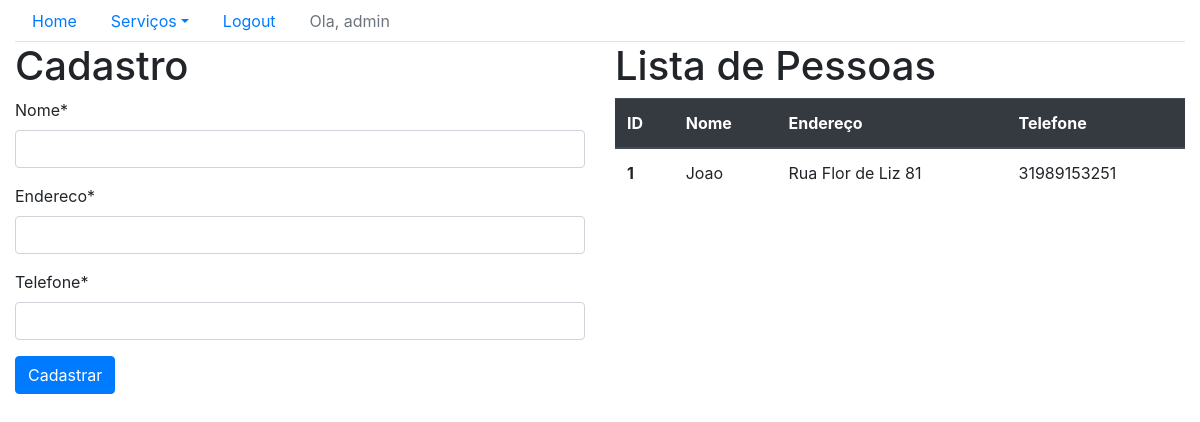
/sistema/pessoas/ (signed in), run on an earlier commit of the app's database.
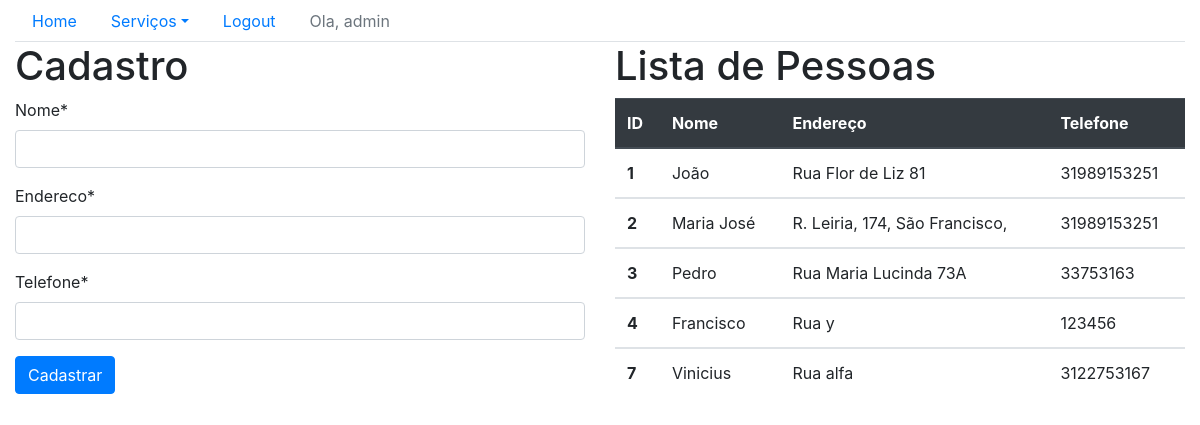
And on a later commit of the database.
### core/models.py (models this page shows, shortened)
class Pessoa(models.Model):
    nome = models.CharField(max_length=100)
    endereco = models.CharField(max_length=200)
    telefone = models.CharField(max_length=20)

### core/views.py (the view)
# urls.py: path('pessoas/', lista_pessoas, name='core_lista_pessoas'),
@login_required
def lista_pessoas(request):
    pessoas = Pessoa.objects.all()
    form = PessoaForm()
    data = {'pessoas': pessoas, 'form': form}
    return render(request, 'core/lista_pessoas.html', data)

### core/forms.py
class PessoaForm(ModelForm):
    class Meta:
        model = Pessoa
        fields = '__all__'

### core/templates/core/lista_pessoas.html (shortened to what this page needs)
{% extends 'base.html'%}
{% load crispy_forms_tags %}
{% block main %}
    <div class="row">
        <div class="col-sm-6">
            <h1>Cadastro</h1>
            <form action="{% url 'core_pessoa_novo'%}" method="post">
                {{ form|crispy }}
                <button type="submit" class="btn btn-primary">Cadastrar</button>
            </form>
        </div>
        <div class="col-sm-6">
            <h1>Lista de Pessoas</h1>
            <table class="table table-hover">
                <thead class="thead-dark">
                    <tr>
                    <th scope="col">ID</th>
                    <th scope="col">Nome</th>
                    <th scope="col">Endereço</th>
                    <th scope="col">Telefone</th>
                    </tr>
                </thead>
                {% for pessoa in pessoas %}
                     <tbody>
                        <tr class="table-row"data-href="{% url 'core_pessoa_update' pessoa.id%}">
                                <th scope="row">{{pessoa.id}}</th>
                                <td>{{pessoa.nome}}</td>
                                <td>{{pessoa.endereco}}</td>
                                <td>{{pessoa.telefone}}</td>
                        </tr>
                    </tbody>
                {% endfor %}
            </table>
        </div>
    </div>
{% endblock main %}

### templates/base.html (shortened to what this page needs)
{%load static %}
<!DOCTYPE html>
<html lang="en">
<head>
    <link rel="stylesheet" href="{%static 'bootstrap/css/bootstrap.css'%}">
</head>
<body>
<div class="container-fluid">
    <ul class="nav nav-tabs">
    <li class="nav-item">
        <a class="nav-link" href="{%url 'core_home'%}">Home</a>
    </li>
    <li class="nav-item dropdown">
        <a class="nav-link dropdown-toggle" data-toggle="dropdown" href="#" role="button" aria-haspopup="true" aria-expanded="false">Serviços</a>
    </li>
    {% if user.is_authenticated %}
        <li class="nav-item">
            <a class="nav-link" href="{% url 'logout' %}">Logout</a>
        </li>
        <li class="nav-item">
            <a class="nav-link disabled" href="#" tabindex="-1" aria-disabled="true">Ola, {{user}}</a>
         </li>
    {% else %}
        <li class="nav-item">
            <a class="nav-link" href="{% url 'login' %}">Login</a>
        </li>
    {% endif %}
    </ul>
    {% block main %}
    {% endblock main %}
</div>
</body>
</html>

What changed in the data, as far as the page shows it:
changed Pessoa "Rua Flor de Liz 81": nome "Joao" → "João"
added Pessoa: id "2", nome "Maria José", endereco "R. Leiria, 174, São Francisco,", telefone "31989153251"
added Pessoa: id "3", nome "Pedro", endereco "Rua Maria Lucinda 73A", telefone "33753163"
added Pessoa: id "4", nome "Francisco", endereco "Rua y", telefone "123456"
added Pessoa: id "7", nome "Vinicius", endereco "Rua alfa", telefone "3122753167"
